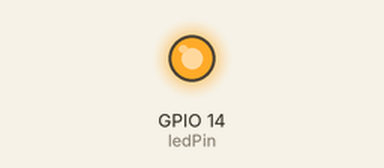
Simulated run of this program. Board: Raspberry Pi (BCM pin numbers). Parts: output pins drawn as LEDs (lit = HIGH).

Above: at 0.2 s.
At 5.2 s:
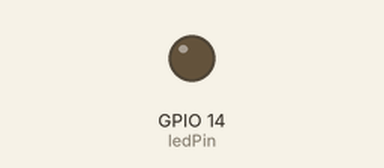
Timing chart, 0 to 7.8 s (numbered marks = the images above):
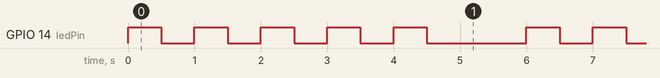

Measured:
- by itself, GPIO 14 (ledPin): repeats every 6.0 s: 4 × (LOW 0.50 s, HIGH 0.50 s), LOW 1.5 s, HIGH 0.50 s
- by itself, everything shown: repeats every 6.0 s, in 10 steps

The program:

ledBlink.py
```python
#!/usr/bin/python

import RPi.GPIO as GPIO
import time

ledPin = 14

GPIO.setwarnings(False)
GPIO.setmode(GPIO.BCM)
GPIO.setup(ledPin, GPIO.OUT)

# Realiza un parpadeo del LED
def blink():
    for i in range(5):
        GPIO.output(ledPin, True)
        time.sleep(0.5)
        GPIO.output(ledPin, False)
        time.sleep(0.5)

# Ciclo infinito para la verificacion del correo
while True:
    blink()
    time.sleep (1)
```
